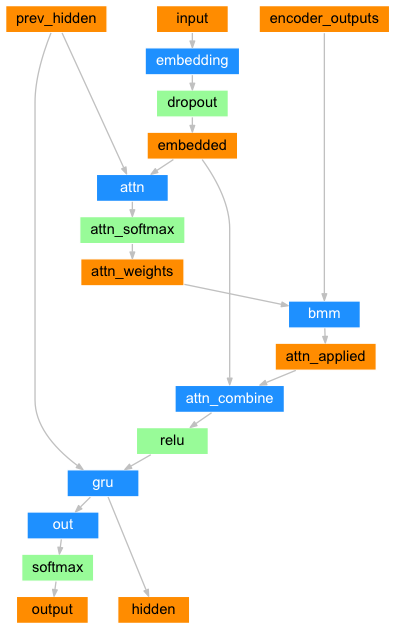
#> input picture imgs/attention-decoder-network.png, 395 x 629 px, given in place of lam.jpg, which was not available
$ jupyter execute --allow-errors neural-style-transfer.ipynb   (shell and % lines are left out)   (text cells are left out)
#> lines starting #> are read from the running program, lines starting #| are printed output that depends on the picture; pictures that were not available may be replaced by others from this repository, and a replacement may not be noted
[cell 1]
import pandas as pd
import numpy as np
from pathlib import Path
import torch
from torch.utils.data import Dataset, DataLoader
import torch.optim as optim
import torch.nn as nn
import torch.nn.functional as F
import torchvision.models as models
import random
import cv2
import matplotlib.pyplot as plt

import copy
from scipy import ndimage

[cell 2]
PATH = Path("/data2/yinterian/style-transfer/")

[cell 3]
def read_image(path):
    im = cv2.imread(str(path))
#> im is the input picture: shape (629, 395, 3); mean B, G, R 231.2, 238.6, 238.3
    return cv2.cvtColor(im, cv2.COLOR_BGR2RGB)

[cell 4]
path = PATH/"lam.jpg"
im1 = read_image(path)
fig2 = plt.figure(figsize = (8,8))
plt.imshow(im1)
im1.shape
#> Out = (629, 395, 3)

[cell 5]
path2 = PATH/"dancing.jpg"
im2 = read_image(path2)
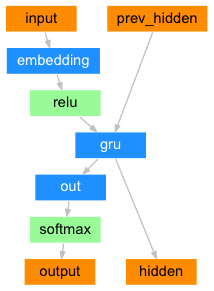
#> input picture imgs/decoder-network.png, 214 x 291 px, given in place of dancing.jpg, which was not available
#> in read_image, im is the input picture: shape (291, 214, 3); mean B, G, R 214.9, 226.8, 224.8
fig2 = plt.figure(figsize = (5,5))
plt.imshow(im2)
im2.shape
#> Out = (291, 214, 3)

[cell 6]
import math
def center_crop(im, min_sz=None):
    """ Returns a center crop of an image"""
    r,c,*_ = im.shape
#> r = 291; c = 214
    if min_sz is None: min_sz = min(r,c)
#> min_sz = 214
    start_r = math.ceil((r-min_sz)/2)
#> start_r = 39
    start_c = math.ceil((c-min_sz)/2)
#> start_c = 0
    return crop(im, start_r, start_c, min_sz, min_sz)

def crop(im, r, c, target_r, target_c):
#> called with r = 39, c = 0, target_r = 214, target_c = 214
    return im[r:r+target_r, c:c+target_c]
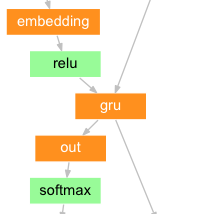
#> returned value: shape (214, 214, 3); mean of channels 0, 1, 2 217.5, 238.9, 245.3; drawn as B, G, R

[cell 7]
im2 = center_crop(im2)
im2 = cv2.resize(im2, (300, 300))
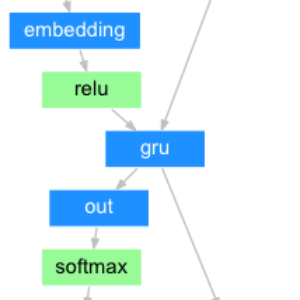
#> im2: shape (300, 300, 3); mean R, G, B 217.5, 238.9, 245.3
plt.imshow(im2)
im2.shape
#> Out = (300, 300, 3)

[cell 8]
im1 = center_crop(im1)
#> call 2 of crop, with r = 117, c = 0, target_r = 395, target_c = 395
#> in crop (call 2), `return im[r:r+target_r, c:c+target_c]`:
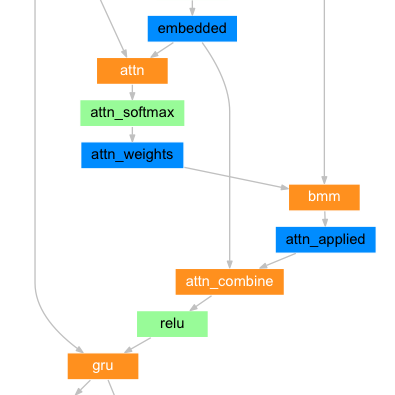
#> returned value: shape (395, 395, 3); mean of channels 0, 1, 2 238.6, 241.9, 238.7; drawn as B, G, R
im1 = cv2.resize(im1, (300, 300))
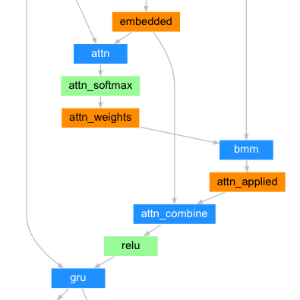
#> im1: shape (300, 300, 3); mean R, G, B 238.5, 241.9, 238.7
im1.shape
#> Out = (300, 300, 3)

[cell 9]
def transform_images(im):
    """ Transform images to be ready for vgg"""
    im = np.rollaxis(im, 2)
    im = im[None]
    return torch.tensor(im, dtype=torch.float32).cuda()

#> (a cell that did not finish here is left out)

#> (a cell that did not finish here is left out)

#> (a cell that did not finish here is left out)

#> (a cell that did not finish here is left out)

#> (a cell that did not finish here is left out)

#> (a cell that did not finish here is left out)

#> (a cell that did not finish here is left out)

[cell 17]
# start with a random image
opt_img = np.random.uniform(0, 1, size=im1.shape).astype(np.float32)
plt.imshow(opt_img)
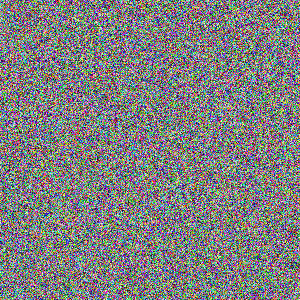
#> shown: shape (300, 300, 3) float32; mean R, G, B 0.5, 0.499, 0.501

[cell 18]
opt_img = ndimage.filters.median_filter(opt_img, [8,8,1])
plt.imshow(opt_img)
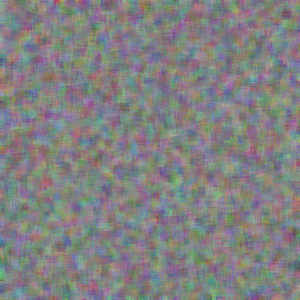
#> shown: shape (300, 300, 3) float32; mean R, G, B 0.508, 0.507, 0.509
